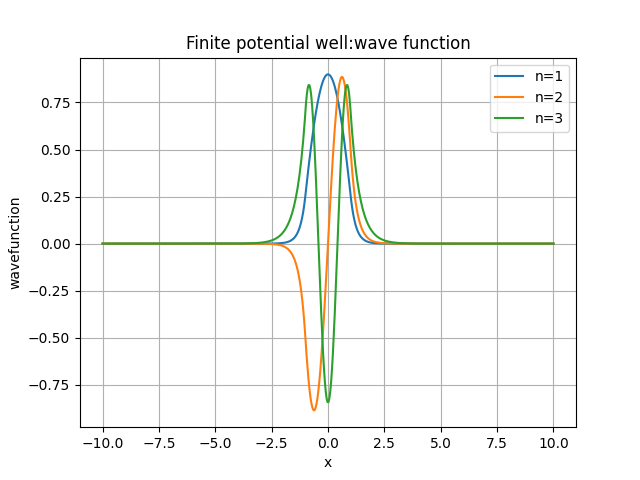

Recreate this plot in Python.
import numpy as np
import matplotlib.pyplot as plt
from scipy.linalg import eigh
N=500
L=10
x=np.linspace(-L,L,N)
dx=x[1]-x[0]
def kinetic_energy():
    A=np.zeros((N,N))
    for i in range(N):
        A[i,i]=-2/dx**2
        if i>0:
            A[i,i-1]=1/dx**2
        if i<N-1:
            A[i,i+1]=1/dx**2
    kinetic=-0.5*A
    return(kinetic)
KE=kinetic_energy()

V0=10
a=1
V=np.zeros(N)
for i in range(N):
    if np.abs(x[i])>a:
        V[i]=V0
PE=np.diag(V)
H=PE+KE
E,psi=eigh(H)

bound=np.where((E>0)&(E<V0))[0]
E_bound=E[bound]
psi_bound=psi[:,bound]
norm=np.sqrt(np.sum(np.abs(psi_bound)**2,axis=0)*dx)
psi_normalized=psi_bound/norm

probability_density=np.abs(psi_normalized)**2

print("energy of bound states")
for i in range(len(E_bound)):
    print(f"states={i+1}:E={E_bound[i]}")

for i in range(len(E_bound)):
    plt.plot(x,psi_normalized[:,i],label=f"n={i+1}")
plt.xlabel("x")
plt.ylabel("wavefunction")
plt.title("Finite potential well:wave function")
plt.legend()
plt.grid()
plt.show()

for i in range(len(E_bound)):
    plt.plot(x,probability_density[:,i],label=f"n={i+1}")
plt.xlabel("x")
plt.ylabel("probability_density")
plt.title("Finite potential well:probability_density")
plt.legend()
plt.grid()
plt.show()


plt.plot(x,V,label="potential(V(x))")
for i in range(len(E_bound)):
    plt.axhline(E_bound[i], linestyle="--",
                label=f"E{i+1}={E_bound[i]:.3f}")

plt.xlabel("Position x")
plt.ylabel("Energy")
plt.title("Finite Potential Well: Bound Energy Levels")
plt.legend()
plt.grid()
plt.show()
